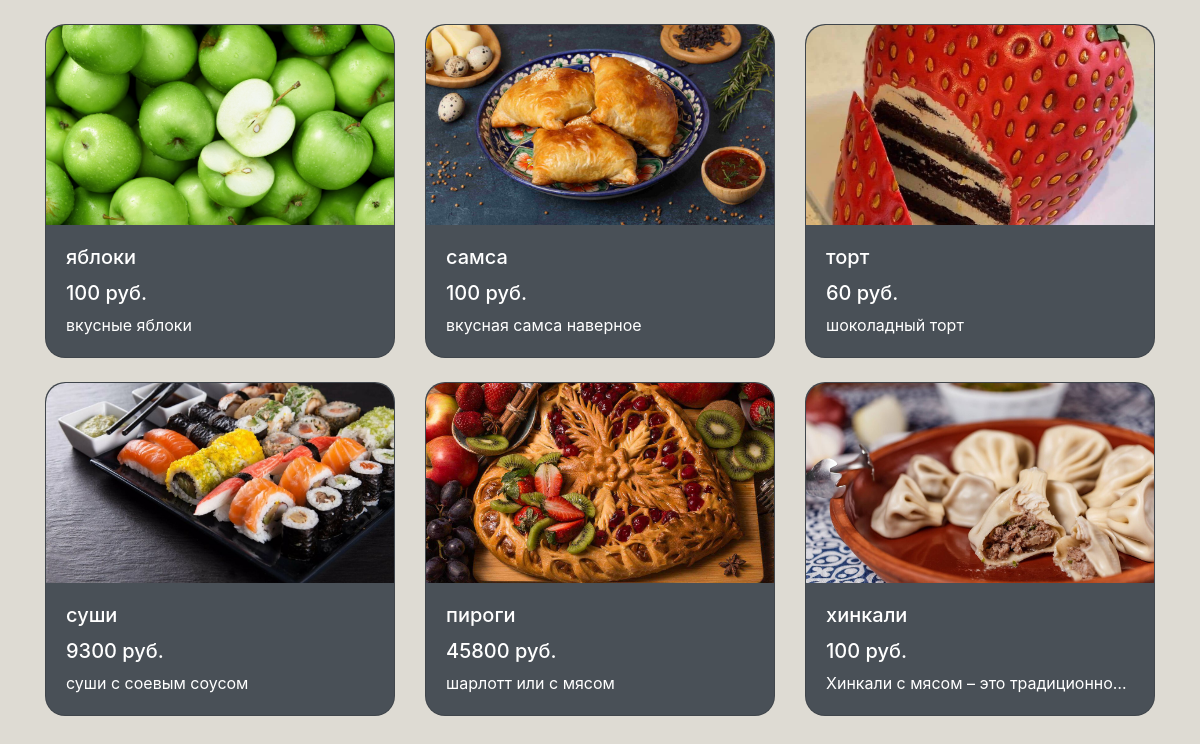
The page / on the database its author committed.
### catalog/models.py (models this page shows, shortened)
class Product(models.Model):
    name = models.CharField(max_length=200)
    description = models.TextField()
    price = models.IntegerField(default=0)
    image = models.ImageField(upload_to='images', null=True, blank=True)
    class Meta:
        verbose_name = 'Товар'
        verbose_name_plural = 'Товары'

### catalog/views.py (the view)
# urls.py: path('', index),
def index(request):
    context = {'products': Product.objects.all()}
    return render(request, 'index.html', context)

### templates/index.html (shortened to what this page needs)
{% extends "base.html" %}
{% block content %}
<div class="container mt-4">
    <div class="row">
        {% for product in products %}
        <div class="col-lg-4 col-md-6 mb-4">
            <div class="card">
                <img src="{{ product.image.url }}" alt="{{ product.name }}" class="card-img">
                <div class="card-body">
                    <h5 class="card-title">{{ product.name }}</h5>
                    <h5>{{ product.price }} руб.</h5>
                    <p class="card-text">{{ product.description}}</p>
                </div>
            </div>
        </div>
        {% endfor %}
    </div>
</div>
{% endblock %}

### templates/base.html (shortened to what this page needs)
<!DOCTYPE html>
<html lang="en">
<head>
    <link href="https://maxcdn.bootstrapcdn.com/bootstrap/4.5.2/css/bootstrap.min.css" rel="stylesheet">
</head>
<body>
    {% block content %}
    {% endblock %}
</body>
</html>

### templates/base.html (style rules this page uses)
.card-img { width: 100%; height: 200px; object-fit: cover; }
.card { background-color: #495057; color: #ffffff; }
.card-text { overflow: hidden; text-overflow: ellipsis; white-space: nowrap; }
.card { border-radius: 20px; }
.card-img { border-radius: 20px 20px 0 0; }
body { background-color: #dedbd3; }

### templates/index.html (style rules this page uses)
.card { overflow: hidden; }

### rows shown on the page
Product: image (picture), name "яблоки", price "100", description "вкусные яблоки"
Product: image (picture), name "самса", price "100", description "вкусная самса наверное"
Product: image (picture), name "торт", price "60", description "шоколадный торт"
Product: image (picture), name "суши", price "9300", description "суши с соевым соусом"
Product: image (picture), name "пироги", price "45800", description "шарлотт или с мясом"
Product: image (picture), name "хинкали", price "100", description "Хинкали с мясом – это традиционно…"
